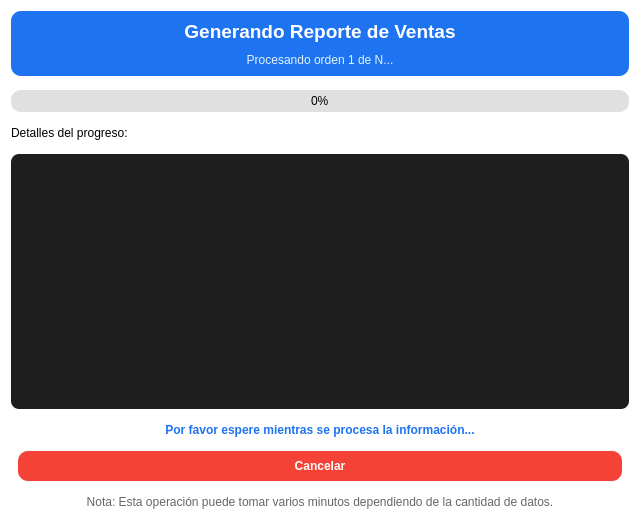
<?xml version="1.0" encoding="UTF-8"?>
<ui version="4.0">
 <class>ProcessDialog</class>
 <widget class="QDialog" name="ProcessDialog">
  <property name="geometry">
   <rect>
    <x>0</x>
    <y>0</y>
    <width>640</width>
    <height>520</height>
   </rect>
  </property>
  <property name="windowTitle">
   <string>Procesando...</string>
  </property>
  <property name="modal">
   <bool>true</bool>
  </property>

  <!-- ================= STYLE ================= -->
  <property name="styleSheet">
   <string>
QDialog {
    background-color: #ffffff;
    font-family: Segoe UI;
}

/* ---------- HEADER ---------- */
QFrame#frameHeader {
    background-color: #1e73f1;
    border-radius: 10px;
}

QLabel#lblTitulo {
    font-size: 14pt;
    font-weight: bold;
    color: white;
}

QLabel#lblSubtitulo {
    color: #e3f2fd;
    margin-top: 4px;
}

/* ---------- PROGRESO ---------- */
QProgressBar {
    height: 22px;
    border-radius: 10px;
    background: #e0e0e0;
    text-align: center;
}

QProgressBar::chunk {
    background-color: #4caf50;
    border-radius: 10px;
}

/* ---------- LOG ---------- */
QTextEdit#textLog {
    background-color: #1e1e1e;
    color: #ffffff;
    border-radius: 8px;
    padding: 8px;
    font-family: Consolas, monospace;
    font-size: 9.5pt;
}

/* ---------- BOTON CANCELAR ---------- */
QPushButton#btnCancelar {
    background-color: #f44336;
    color: white;
    border-radius: 10px;
    padding: 8px 22px;
    font-weight: bold;
}

QPushButton#btnCancelar:hover {
    background-color: #d32f2f;
}

QPushButton#btnCancelar:pressed {
    background-color: #b71c1c;
}

/* ---------- TEXTOS ---------- */
QLabel#lblMensaje {
    color: #1e73f1;
    font-weight: bold;
}

QLabel#lblNota {
    color: #666666;
    font-size: 9pt;
}
   </string>
  </property>

  <!-- ================= LAYOUT ================= -->
  <layout class="QVBoxLayout" name="verticalLayoutMain">
   <property name="spacing">
    <number>14</number>
   </property>

   <!-- HEADER AZUL -->
   <item>
    <widget class="QFrame" name="frameHeader">
     <layout class="QVBoxLayout">
      <item>
       <widget class="QLabel" name="lblTitulo">
        <property name="text">
         <string>Generando Reporte de Ventas</string>
        </property>
        <property name="alignment">
         <set>Qt::AlignCenter</set>
        </property>
       </widget>
      </item>
      <item>
       <widget class="QLabel" name="lblSubtitulo">
        <property name="text">
         <string>Procesando orden 1 de N...</string>
        </property>
        <property name="alignment">
         <set>Qt::AlignCenter</set>
        </property>
       </widget>
      </item>
     </layout>
    </widget>
   </item>

   <!-- PROGRESO -->
   <item>
    <widget class="QProgressBar" name="progressBar">
     <property name="value">
      <number>0</number>
     </property>
    </widget>
   </item>

   <!-- DETALLES -->
   <item>
    <widget class="QLabel">
     <property name="text">
      <string>Detalles del progreso:</string>
     </property>
    </widget>
   </item>

   <!-- LOG NEGRO -->
   <item>
    <widget class="QTextEdit" name="textLog">
     <property name="readOnly">
      <bool>true</bool>
     </property>
    </widget>
   </item>

   <!-- MENSAJE -->
   <item>
    <widget class="QLabel" name="lblMensaje">
     <property name="text">
      <string>Por favor espere mientras se procesa la información...</string>
     </property>
     <property name="alignment">
      <set>Qt::AlignCenter</set>
     </property>
    </widget>
   </item>

   <!-- BOTON -->
   <item>
    <layout class="QHBoxLayout">
     <item>
      <spacer>
       <property name="orientation">
        <enum>Qt::Horizontal</enum>
       </property>
      </spacer>
     </item>
     <item>
      <widget class="QPushButton" name="btnCancelar">
       <property name="text">
        <string>Cancelar</string>
       </property>
      </widget>
     </item>
     <item>
      <spacer>
       <property name="orientation">
        <enum>Qt::Horizontal</enum>
       </property>
      </spacer>
     </item>
    </layout>
   </item>

   <!-- NOTA -->
   <item>
    <widget class="QLabel" name="lblNota">
     <property name="text">
      <string>Nota: Esta operación puede tomar varios minutos dependiendo de la cantidad de datos.</string>
     </property>
     <property name="alignment">
      <set>Qt::AlignCenter</set>
     </property>
    </widget>
   </item>

  </layout>
 </widget>

 <resources/>
 <connections/>
</ui>
